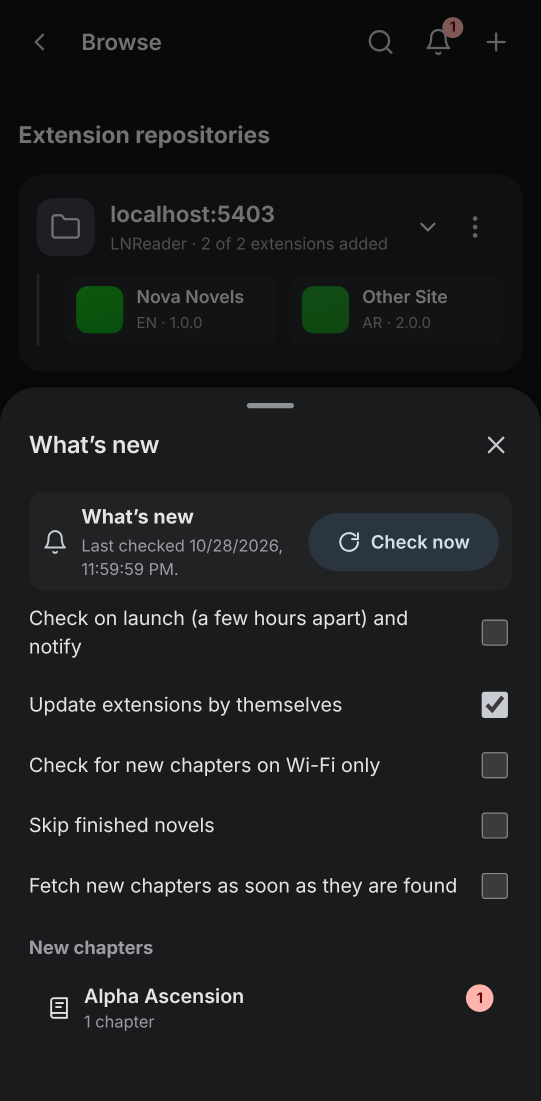
#> input picture tests/ext/bell.png, 1082 x 2202 px (shown at 1/2 size)
$ python straight.py ../ext/bell.png
#> lines starting #> are read from the running program, lines starting #| are printed output that depends on the picture; after the words box and inside, x2 and y2 are one past the last pixel; in counts of white or black regions, pixels touching at a corner belong together
# python3 tests/scanbench/straight.py <image...>: how straight the lines of print are in each picture — lines followed
# strip by strip (each strip's ink profile peaks once per line), each fitted with a straight line; the deviation from
# it, as a share of the line spacing (0 = perfectly straight and level). Also the lines' mean slope in degrees.
import sys
import numpy as np, cv2

def measure(path):
#> called with path = '../ext/bell.png'
    g = cv2.imread(path, cv2.IMREAD_GRAYSCALE).astype(np.float32)
    k = 1000 / max(g.shape); g = cv2.resize(g, None, fx=k, fy=k, interpolation=cv2.INTER_AREA)
#> after `g = cv2.resize(g, None, fx=k, fy=k, interpolation=cv2.INTER_AREA)`:
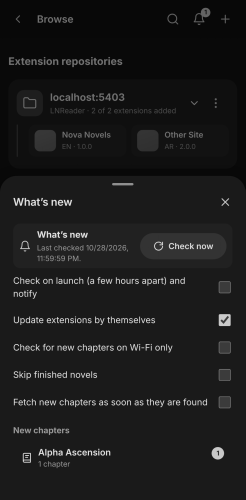
#> g: shape (1000, 491) float32 (shown at 1/2 size); min 6.41, max 228, mean 27.7
    light = cv2.blur(cv2.dilate(g, np.ones((25, 25))), (41, 41))
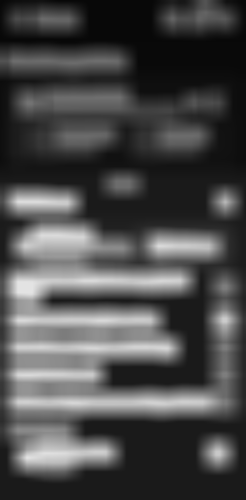
#> light: shape (1000, 491) float32 (shown at 1/2 size); min 8, max 228, mean 75.3
    ink = (g < light * 0.7).astype(np.float32)
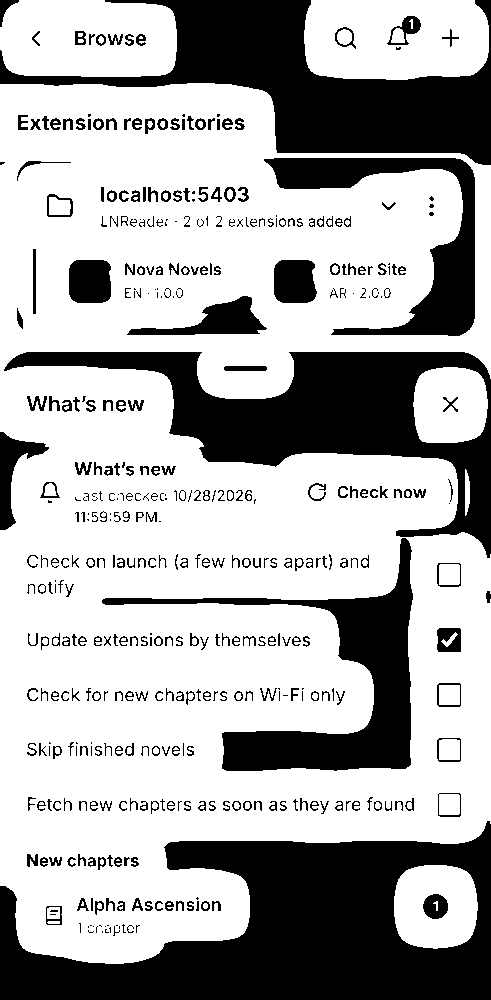
#> ink: shape (1000, 491) float32; values 0 (black) and 1 (white), 67.8% white; 426 black regions (109 under 20 px), largest, box (x1, y1, x2, y2) and area: (0, 821, 491, 1000) 47926, (0, 0, 491, 165) 30031, (4, 352, 491, 558) 29483
    h, w = ink.shape
    rows = ink[:, int(w * 0.2):int(w * 0.8)].sum(1); r = rows - rows.mean()
#> after `rows = ink[:, int(w * 0.2):int(w * 0.8)].sum(1)`: rows = 1000 values, max 294 at index 153, min 0 at index 80, mean 189.9
#> after `r = rows - rows.mean()`: r = 1000 values, max 104.1 at index 153, min -189.9 at index 80, mean 1.95e-06
    ac = np.correlate(r, r, 'full')[len(r) - 1:]; ac /= ac[0] + 1e-9
#> after `ac = np.correlate(r, r, 'full')[len(r) - 1:]`: ac = 1000 values, max 7400573.5 at index 0, min -1977682.2 at index 174, mean 3700.3
#> after `ac /= ac[0] + 1e-09`: ac = 1000 values, max 1 at index 0, min -0.267 at index 174, mean 0.0005
    dip = 2
    while dip < len(ac) - 1 and ac[dip + 1] < ac[dip]: dip += 1
#> this loop made 29 passes
#> after the loop, dip = 31
    P = dip + int(np.argmax(ac[dip:len(ac) // 5])) if dip < len(ac) // 5 else 30
#> P = 38
    sw = max(8, int(P * 1.2)); chains = []; ends = []
#> after `sw = max(8, int(P * 1.2))`: sw = 45
    for x0 in range(0, w - sw, sw // 2):
        pr = cv2.GaussianBlur(ink[:, x0:x0 + sw].sum(1).reshape(-1, 1), (1, 0), max(1.5, P / 5)).ravel()
        pr = pr - np.percentile(pr, 20); typ = np.percentile(pr[pr > 0], 75) if (pr > 0).any() else 0
        peaks = [y for y in range(1, h - 1) if pr[y] > typ * 0.3 and pr[y] >= pr[y - 1] and pr[y] >= pr[y + 1]]
        xc = x0 + sw / 2
        for y in peaks:
            best, bd = None, P * 0.33
            for e in ends:
                if xc - e[0] > sw * 2.5: continue
                if abs(e[1] - y) < bd: bd, best = abs(e[1] - y), e
            if best is not None: chains[best[2]].append((xc, y)); best[0], best[1] = xc, y
            else: chains.append([(xc, y)]); ends.append([xc, y, len(chains) - 1])
#> this loop made 21 passes
#> (typ, xc) on passes 1 to 8: (11.7, 22.5), (5.92, 44.5), (6.68, 66.5), (7.95, 88.5), (8.13, 110.5), (7.19, 132.5), (8.91, 154.5), (22.25, 176.5)
#> after the loop, chains = 48 items; ends = 48 items, first 6: [22.5, 31, 0], [154.5, 54, 1], [242.5, 105, 2], [242.5, 163, 3], [418.5, 190, 4], [374.5, 309, 5]
    devs, slopes, n = [], [], 0
    for c in chains:
        if len(c) < 6: continue
        c = np.array(c); p = np.polyfit(c[:, 0], c[:, 1], 1)
        devs.append(np.sqrt(np.mean((c[:, 1] - np.polyval(p, c[:, 0])) ** 2)) / P); slopes.append(math_deg(p[0])); n += 1
#> this loop made 48 passes
#> c on passes 1, 17, 21, 23, 24, 27, 28, 29: [(22.5, 31)], [(44.5, 181), (66.5, 177), (88.5, 170)], [(44.5, 528)], [(88.5, 13), (110.5, 18), (132.5, 20), (154.5, 25)], [(110.5, 502), (154.5, 506)], [(220.5, 378), (242.5, 384), (264.5, 381)], [(242.5, 905)], [(264.5, 118)]
#> after the loop, devs = [0.0946, 0.0244, 0.106, 0.102, 0.163, 0.0476, 0.062, 0.136, 0.0623, 0.0598, 0.168, 0.0786, 0.0948, 0.0683, 0.0665, 0.135, 0.088, 0.125, 0.044, 0.0859, 0.0338, 0.0405]; n = 22; slopes = [3.16, 0.284, 3.42, -2.78, -3.48, 2.97, 10.57, -5.12, 0.53, 1.36, 3.89, -2.45, 0.998, -1.44, 1.86, -0.637, -0.276, 0.328, 0.521, -1.07, 2.79, -1.49]
    return n, P, (float(np.median(devs)) if devs else float('nan')), (float(np.percentile(devs, 90)) if devs else float('nan')), (float(np.median(np.abs(slopes))) if slopes else float('nan'))

def math_deg(s): return float(np.degrees(np.arctan(s)))

for f in sys.argv[1:]:
    n, P, med, p90, sl = measure(f)
#> n = 22; P = 38; med = 0.0822; p90 = 0.136; sl = 1.67
    print(f'{f.split("/")[-1]:28s} lines {n:3d}  spacing {P:3d}  bend median {med:.3f}  p90 {p90:.3f}  |slope| {sl:.2f}°')
#| bell.png                     lines  22  spacing  38  bend median 0.082  p90 0.136  |slope| 1.67°

$ run again, on tests/ext/chapters.png
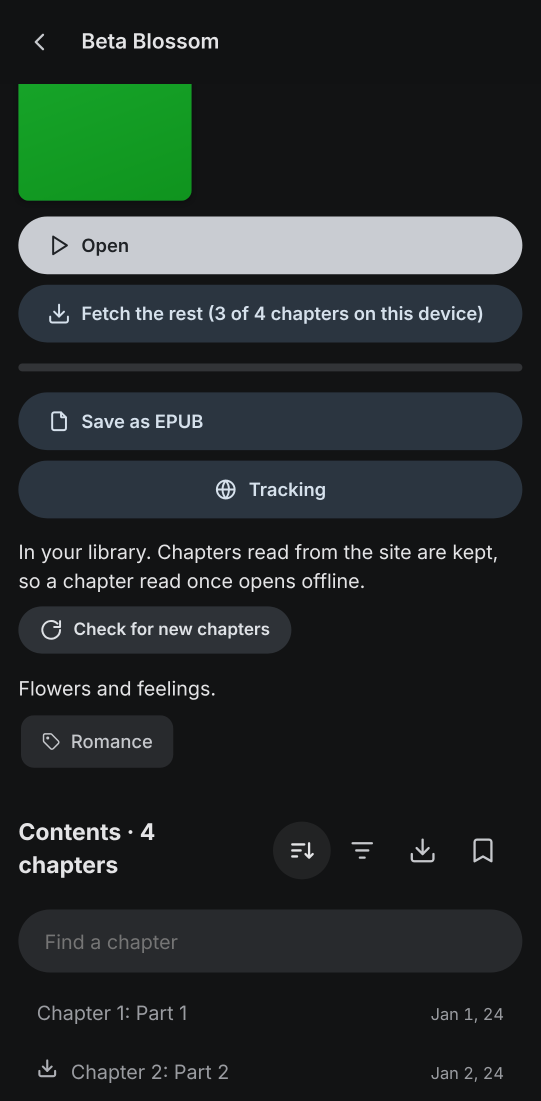
#> input picture tests/ext/chapters.png, 1082 x 2202 px (shown at 1/2 size)
#> in measure, `light = cv2.blur(cv2.dilate(g, np.ones((25, 25))), (41, 41))`:
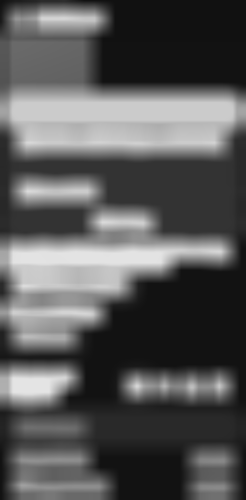
#> light: shape (1000, 491) float32 (shown at 1/2 size); min 17, max 228, mean 88.7
#> in measure, `ink = (g < light * 0.7).astype(np.float32)`:
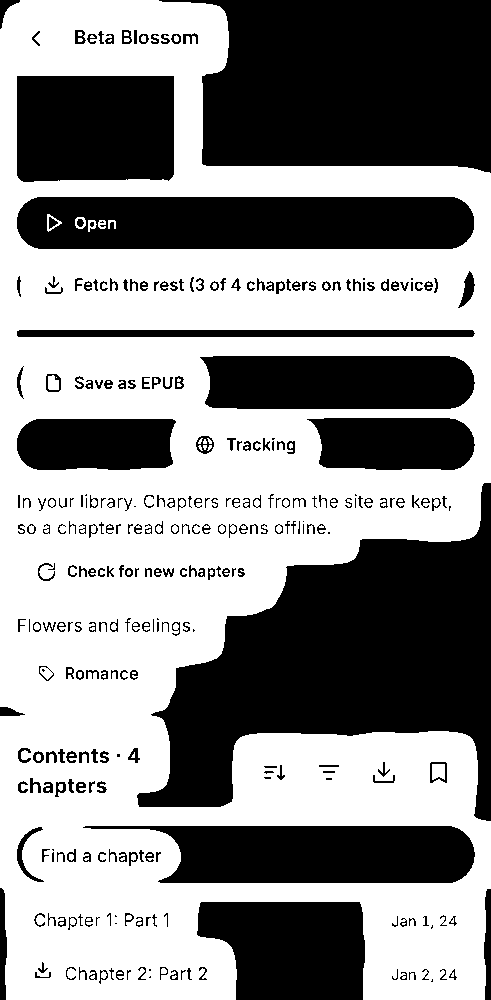
#> ink: shape (1000, 491) float32; values 0 (black) and 1 (white), 55.5% white; 313 black regions (52 under 20 px), largest, box (x1, y1, x2, y2) and area: (137, 483, 491, 821) 56383, (159, 0, 491, 173) 46391, (17, 197, 474, 249) 22774
#> rows = 1000 values, max 294 at index 181, min 0 at index 197, mean 153.3
#> r = 1000 values, max 140.7 at index 181, min -153.3 at index 197, mean 3.91e-06
#> ac = 1000 values, max 8866127 at index 0, min -2001525 at index 379, mean 4433
#> ac = 1000 values, max 1 at index 0, min -0.226 at index 379, mean 0.0005
#> the loop in measure, `while dip < len(ac) - 1 and ac[dip + 1] < ac[dip]: dip += 1` made 38 passes
#> after the loop in measure, `while dip < len(ac) - 1 and ac[dip + 1] < ac[dip]: dip += 1`: dip = 40
#> in measure, `P = dip + int(np.argmax(ac[dip:len(ac) // 5])) if dip < len(ac) // 5 e..`: P = 41
#> sw = 49
#> the loop in measure, `for x0 in range(0, w - sw, sw // 2):` made 19 passes
#> (typ, xc) on passes 1 to 8: (13.02, 24.5), (25.2, 48.5), (26.01, 72.5), (25.51, 96.5), (25.48, 120.5), (24.76, 144.5), (24.22, 168.5), (34.41, 192.5)
#> after the loop in measure, `for x0 in range(0, w - sw, sw // 2):`: chains = 27 items; ends = 27 items, first 6: [216.5, 47, 0], [456.5, 183, 1], [456.5, 264, 2], [456.5, 313, 3], [456.5, 346, 4], [168.5, 402, 5]
#> the loop in measure, `for c in chains:` made 27 passes
#> p on passes 1 to 8: [-0.0111, 57.34], [-0.0216, 188.9], [-0.00205, 266.7], [0.0038, 307.7], [-0.0395, 359.7], [-0.00149, 401.4], [-0.000512, 482.8], [0.014, 513.2]
#> after the loop in measure, `for c in chains:`: devs = [0.0844, 0.0505, 0.0175, 0.0248, 0.0785, 0.0214, 0.117, 0.0525, 0.0548, 0.0424, 0.0404, 0.0792, 0.0224, 0.108, 0.0989, 0.0765, 0.0987, 0.0986, 0.0293]; n = 19; slopes = [-0.637, -1.24, -0.117, 0.218, -2.26, -0.0853, -0.0293, 0.804, -0.771, -0.839, -1.25, -9.97, 0.0889, -2.42, 1.36, 2.73, 6.52, -2.8, 0.239]
#> `n, P, med, p90, sl = measure(f)`: n = 19; P = 41; med = 0.0548; p90 = 0.101; sl = 0.839
#| chapters.png                 lines  19  spacing  41  bend median 0.055  p90 0.101  |slope| 0.84°
